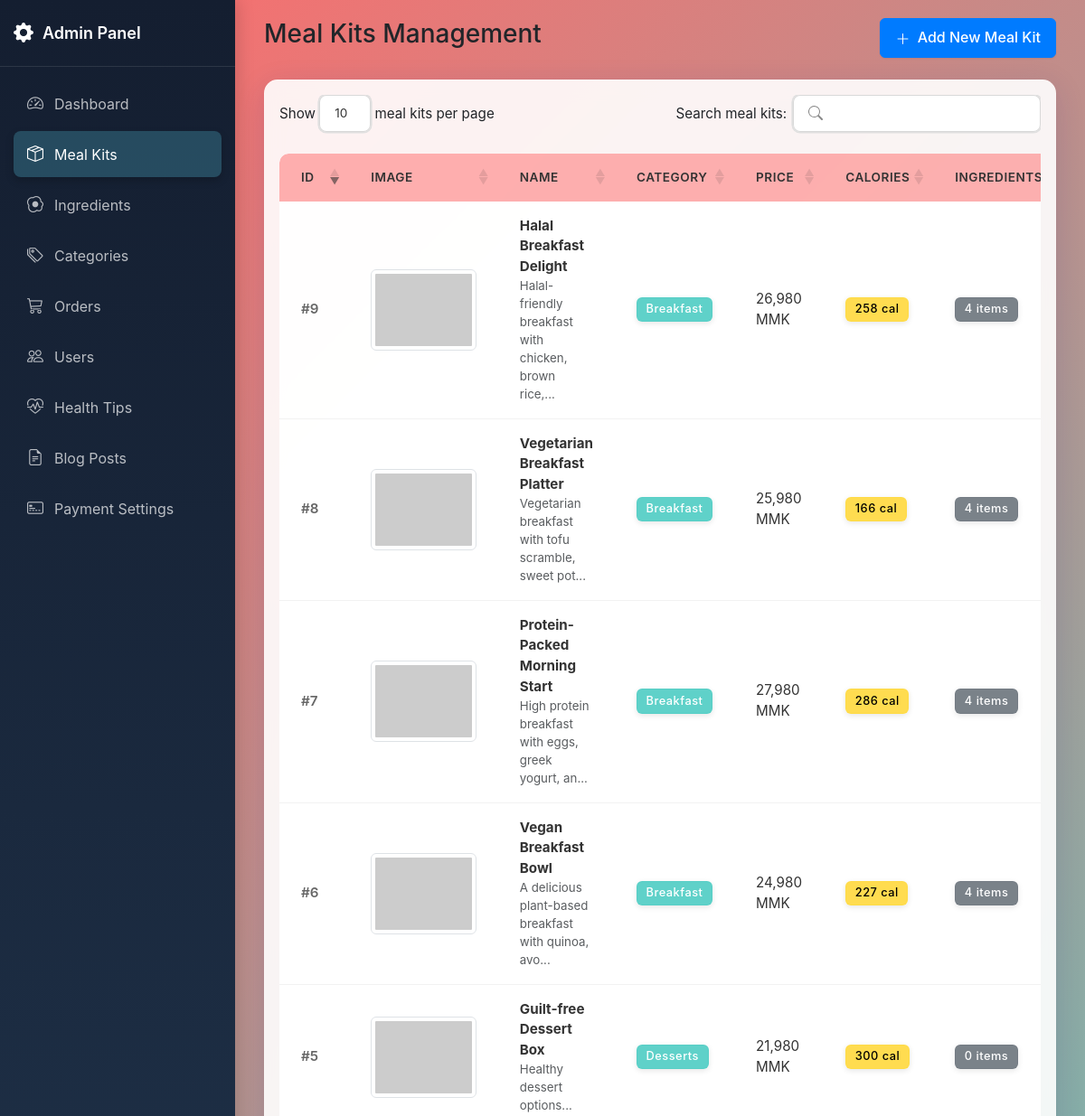
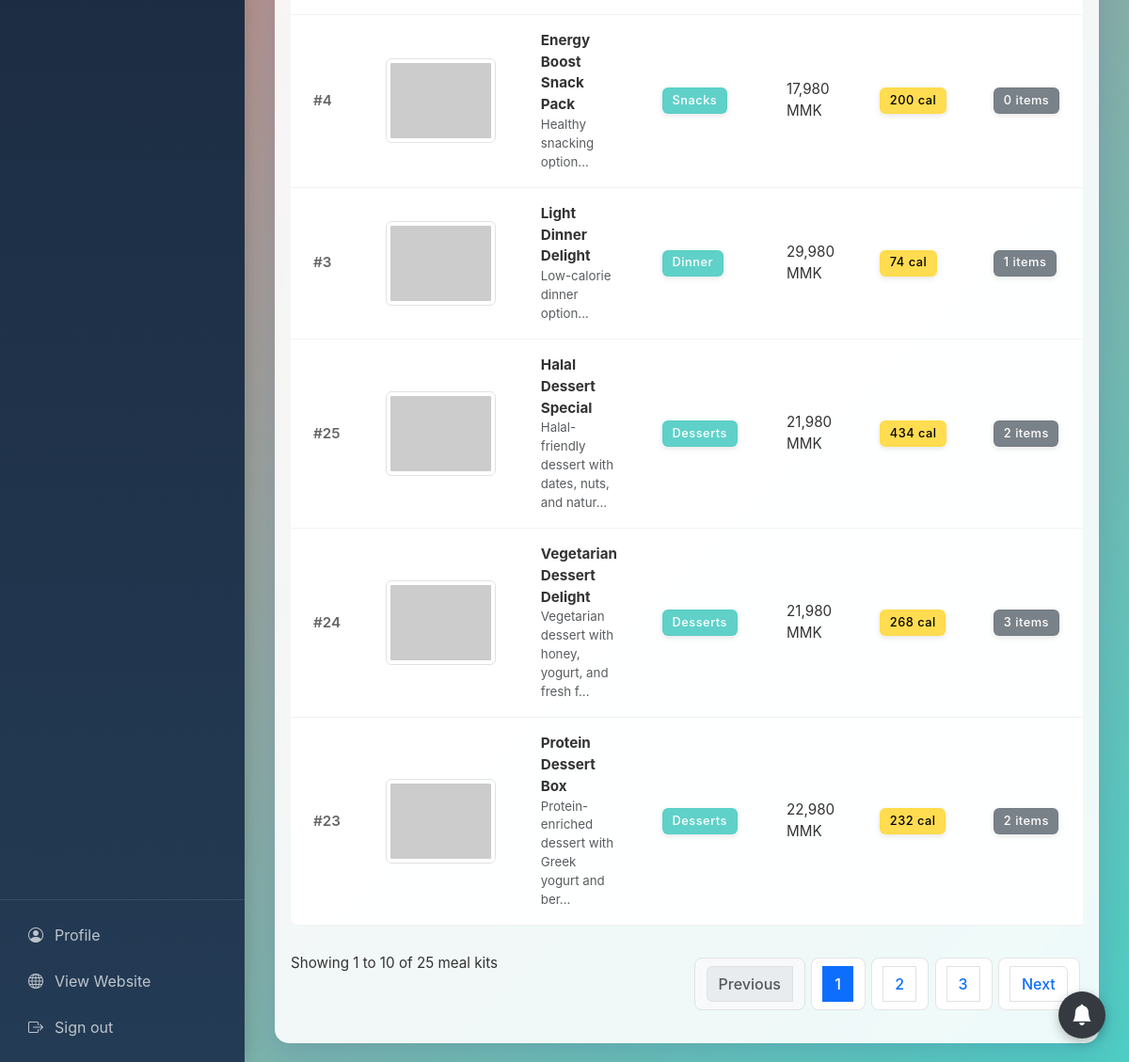
The page /admin/meal-kits.php (signed in) on the database its author committed (2 pictures, top to bottom).
### tables this page shows
CREATE TABLE meal_kits (
    meal_kit_id INT PRIMARY KEY AUTO_INCREMENT,
    name VARCHAR(100) NOT NULL,
    description TEXT NOT NULL,
    category_id INT,
    preparation_price INT NOT NULL,
    base_calories INT NOT NULL COMMENT 'Calculated from sum of ingredients',
    cooking_time INT,
    servings INT,
    image_url VARCHAR(255),
    is_active TINYINT(1) DEFAULT 1 COMMENT '0: inactive, 1: active',
    created_at TIMESTAMP DEFAULT CURRENT_TIMESTAMP,
    FOREIGN KEY (category_id) REFERENCES categories(category_id)
);

CREATE TABLE categories (
    category_id INT PRIMARY KEY AUTO_INCREMENT,
    name VARCHAR(50) NOT NULL,
    description TEXT,
    created_at TIMESTAMP DEFAULT CURRENT_TIMESTAMP
);

### admin/meal-kits.php (the view, shortened to what this page needs)
<?php
require_once '../includes/auth_check.php';
function get_meal_kit_image_url($image_url_db) {
    if (!$image_url_db) return 'https://placehold.co/120x90?text=No+Image';
    $parts = explode('/', trim($_SERVER['SCRIPT_NAME'], '/'));
    $projectBase = '/' . $parts[0];
    return $projectBase . '/uploads/meal-kits/' . $image_url_db;
}
$meal_kits = [];
$result = $mysqli->query("
    SELECT
        mk.*,
        c.name as category_name,
        COUNT(DISTINCT mki.ingredient_id) as ingredients_count,
        SUM(i.calories_per_100g * mki.default_quantity / 100) as total_calories
    FROM meal_kits mk
    LEFT JOIN categories c ON mk.category_id = c.category_id
    LEFT JOIN meal_kit_ingredients mki ON mk.meal_kit_id = mki.meal_kit_id
    LEFT JOIN ingredients i ON mki.ingredient_id = i.ingredient_id
    GROUP BY mk.meal_kit_id
    ORDER BY mk.is_active DESC, mk.created_at DESC
");
if ($result) {
    while ($row = $result->fetch_assoc()) {
        $meal_kits[] = $row;
    }
}
?>
<!DOCTYPE html>
<html lang="en">
<head>
    <link href="https://cdn.jsdelivr.net/npm/bootstrap@5.3.0/dist/css/bootstrap.min.css" rel="stylesheet">
    <link rel="stylesheet" href="https://cdn.jsdelivr.net/npm/bootstrap-icons@1.11.3/font/bootstrap-icons.min.css">
    <link rel="stylesheet" href="https://cdn.datatables.net/1.13.7/css/dataTables.bootstrap5.min.css">
    <link rel="stylesheet" href="assets/css/admin.css">
</head>
<body>
    <div class="admin-container">
        <?php include 'includes/sidebar.php'; ?>
        <main class="main-content">
            <div class="container-fluid">
                <div class="row mb-4">
                    <div class="col-12 d-flex justify-content-between align-items-center">
                        <h3 class="page-title">Meal Kits Management</h3>
                        <button type="button" class="btn btn-primary" onclick="openMealKitModal('add')">
                            <i class="bi bi-plus-lg"></i> Add New Meal Kit
                        </button>
                    </div>
                </div>
                <div class="row">
                    <div class="col-12">
                        <div class="card">
                            <div class="card-body">
                                <div class="table-responsive">
                                    <table class="table table-hover" id="mealKitsTable">
                                        <thead>
                                            <tr>
                                                <th>ID</th>
                                                <th>Image</th>
                                                <th>Name</th>
                                                <th>Category</th>
                                                <th>Price</th>
                                                <th>Calories</th>
                                                <th>Ingredients</th>
                                            </tr>
                                        </thead>
                                        <tbody>
                                            <?php foreach ($meal_kits as $meal_kit): ?>
                                            <tr <?php if (!$meal_kit['is_active']) echo 'class="text-muted inactive-row"' ?> data-meal-kit-id="<?php echo $meal_kit['meal_kit_id']; ?>">
                                                <td>#<?php echo $meal_kit['meal_kit_id']; ?></td>
                                                <td>
                                                    <?php $img_url = get_meal_kit_image_url($meal_kit['image_url']); ?>
                                                    <div class="<?php echo !$meal_kit['is_active'] ? 'inactive-indicator' : ''; ?>">
                                                        <img src="<?php echo htmlspecialchars($img_url); ?>" style="max-width:120px; max-height:90px;" class="img-thumbnail" alt="Meal Kit Image">
                                                    </div>
                                                </td>
                                                <td>
                                                    <div class="fw-bold">
                                                        <?php echo htmlspecialchars($meal_kit['name']); ?></div>
                                                    <div class="small text-muted">
                                                        <?php echo substr(htmlspecialchars($meal_kit['description']), 0, 50) . '...'; ?>
                                                    </div>
                                                </td>
                                                <td>
                                                    <span class="badge bg-info">
                                                        <?php echo htmlspecialchars($meal_kit['category_name']); ?>
                                                    </span>
                                                </td>
                                                <td><?php echo number_format($meal_kit['preparation_price'], 0); ?> MMK
                                                </td>
                                                <td>
                                                    <span class="badge bg-warning text-dark">
                                                        <?php echo round($meal_kit['total_calories'] ?? $meal_kit['base_calories']); ?>
                                                        cal
                                                    </span>
                                                </td>
                                                <td>
                                                    <span class="badge bg-secondary">
                                                        <?php echo $meal_kit['ingredients_count']; ?> items
                                                    </span>
                                                </td>
                                            </tr>
                                            <?php endforeach; ?>
                                        </tbody>
                                    </table>
                                </div>
                            </div>
                        </div>
                    </div>
                </div>
            </div>
        </main>
    </div>
</body>
</html>

### admin/assets/css/admin.css (style rules this page uses)
body { min-height: 100vh; background: linear-gradient(135deg, #ff6b6b 0%, #4ecdc4 100%); overflow-x: hidden; margin: 0; padding: 0; font-family: -apple-system, BlinkMacSystemFont, "Segoe UI", Roboto, Oxygen-Sans, Ubuntu, Cantarell, "Helvetica Neue", sans-serif; }
.admin-container { display: flex; min-height: 100vh; position: relative; width: 100%; }
.main-content { flex: 1; margin-left: 260px; padding: 20px; overflow-y: auto; position: relative; min-height: 100vh; transition: all 0.3s ease; width: calc(100% - 260px); }
.card { background: rgba(255, 255, 255, 0.9); backdrop-filter: blur(10px); -webkit-backdrop-filter: blur(10px); border: 1px solid rgba(255, 255, 255, 0.18); box-shadow: 0 8px 32px 0 rgba(31, 38, 135, 0.15); border-radius: 15px; }
.table { --bs-table-bg: transparent; --bs-table-hover-bg: rgba(255, 255, 255, 0.1); margin: 0; }
.table > :not(caption) > * > * { background: transparent; border-bottom-color: rgba(255, 255, 255, 0.2); color: #333; padding: 1rem 1.5rem; }
.table > thead > tr > th { background: rgba(255, 107, 107, 0.5); font-weight: 600; text-transform: uppercase; font-size: 0.85rem; letter-spacing: 0.5px; border-bottom: none; }
.badge { padding: 0.5em 0.8em; font-weight: 500; letter-spacing: 0.5px; backdrop-filter: blur(5px); -webkit-backdrop-filter: blur(5px); border: 1px solid rgba(255, 255, 255, 0.18); box-shadow: 0 2px 6px rgba(0, 0, 0, 0.1); transition: all 0.3s ease; }
.badge.bg-warning { background: rgba(255, 217, 61, 0.9) !important; color: #000 !important; border-color: rgba(255, 217, 61, 0.5); }
.badge.bg-info { background: rgba(78, 205, 196, 0.9) !important; color: #fff !important; border-color: rgba(78, 205, 196, 0.5); }
.badge.bg-secondary { background: rgba(108, 117, 125, 0.9) !important; color: #fff !important; border-color: rgba(108, 117, 125, 0.5); }
.btn-primary { background-color: #007bff; border-color: #007bff; color: white; }
.btn { font-weight: 500; padding: 0.5rem 1rem; border-radius: 6px; transition: all 0.2s ease-in-out; box-shadow: 0 1px 2px rgba(0, 0, 0, 0.08); }
.btn i { display: inline-block; vertical-align: middle; margin-right: 0.25rem; }
table.dataTable { border-collapse: separate !important; border-spacing: 0; margin: 0 0 1rem 0 !important; width: 100% !important; border-radius: 10px; overflow: hidden; }
table.dataTable thead th { background: rgba(255, 107, 107, 0.5); font-weight: 600; text-transform: uppercase; font-size: 0.85rem; letter-spacing: 0.5px; border-bottom: none; padding: 1rem 1.5rem; vertical-align: middle; color: #333; white-space: nowrap; border-top: none; }
table.dataTable thead th:first-child { border-top-left-radius: 10px; }
table.dataTable tbody tr { background-color: rgba(255, 255, 255, 0.95); transition: background-color 0.2s ease; }
table.dataTable tbody td { padding: 1rem 1.5rem; vertical-align: middle; border-bottom: 1px solid rgba(0, 0, 0, 0.05); }
table.dataTable .badge { font-size: 0.8rem; padding: 0.5em 0.75em; font-weight: 500; }
table.dataTable td:first-child { font-weight: 600; color: #666; }
::placeholder { color: #aaa !important; opacity: 1; }
.badge.bg-success, .badge.bg-warning, .badge.bg-danger, .badge.bg-info { transition: all 0.2s; }

### rows shown on the page
meal_kits: meal_kit_id "3", name "Light Dinner Delight", description "Low-calorie dinner option", category.name "Dinner", preparation_price "29,980", total_calories "74", ingredients_count "1"
meal_kits: meal_kit_id "4", name "Energy Boost Snack Pack", description "Healthy snacking option", category.name "Snacks", preparation_price "17,980", base_calories "200", ingredients_count "0"
meal_kits: meal_kit_id "5", name "Guilt-free Dessert Box", description "Healthy dessert options", category.name "Desserts", preparation_price "21,980", base_calories "300", ingredients_count "0"
meal_kits: meal_kit_id "6", name "Vegan Breakfast Bowl", description "A delicious plant-based breakfast with quinoa, avo", category.name "Breakfast", preparation_price "24,980", total_calories "227", ingredients_count "4"
meal_kits: meal_kit_id "7", name "Protein-Packed Morning Start", description "High protein breakfast with eggs, greek yogurt, an", category.name "Breakfast", preparation_price "27,980", total_calories "286", ingredients_count "4"
meal_kits: meal_kit_id "8", name "Vegetarian Breakfast Platter", description "Vegetarian breakfast with tofu scramble, sweet pot", category.name "Breakfast", preparation_price "25,980", total_calories "166", ingredients_count "4"
meal_kits: meal_kit_id "9", name "Halal Breakfast Delight", description "Halal-friendly breakfast with chicken, brown rice,", category.name "Breakfast", preparation_price "26,980", total_calories "258", ingredients_count "4"
meal_kits: meal_kit_id "23", name "Protein Dessert Box", description "Protein-enriched dessert with Greek yogurt and ber", category.name "Desserts", preparation_price "22,980", total_calories "232", ingredients_count "2"
meal_kits: meal_kit_id "24", name "Vegetarian Dessert Delight", description "Vegetarian dessert with honey, yogurt, and fresh f", category.name "Desserts", preparation_price "21,980", total_calories "268", ingredients_count "3"
meal_kits: meal_kit_id "25", name "Halal Dessert Special", description "Halal-friendly dessert with dates, nuts, and natur", category.name "Desserts", preparation_price "21,980", total_calories "434", ingredients_count "2"
